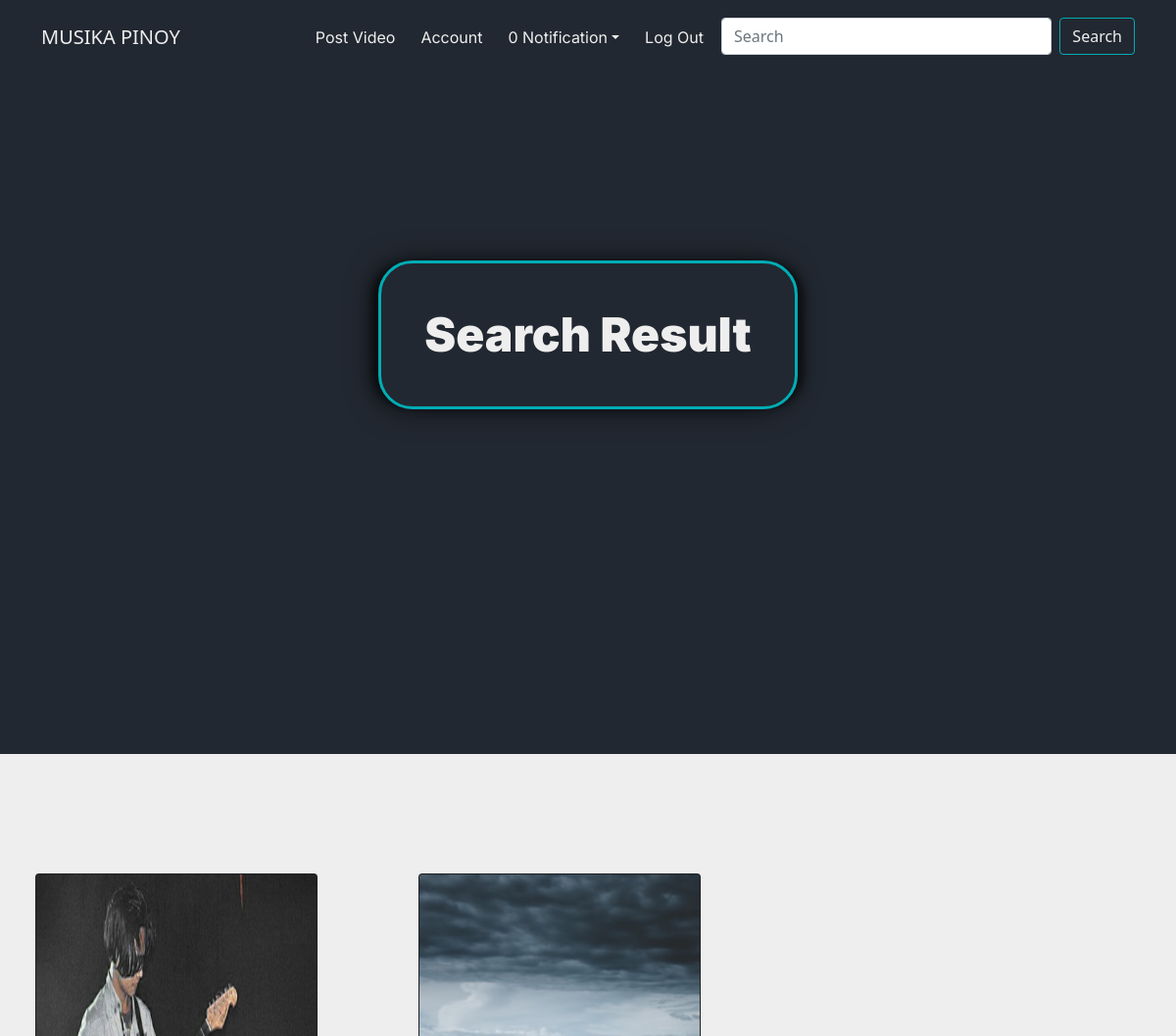
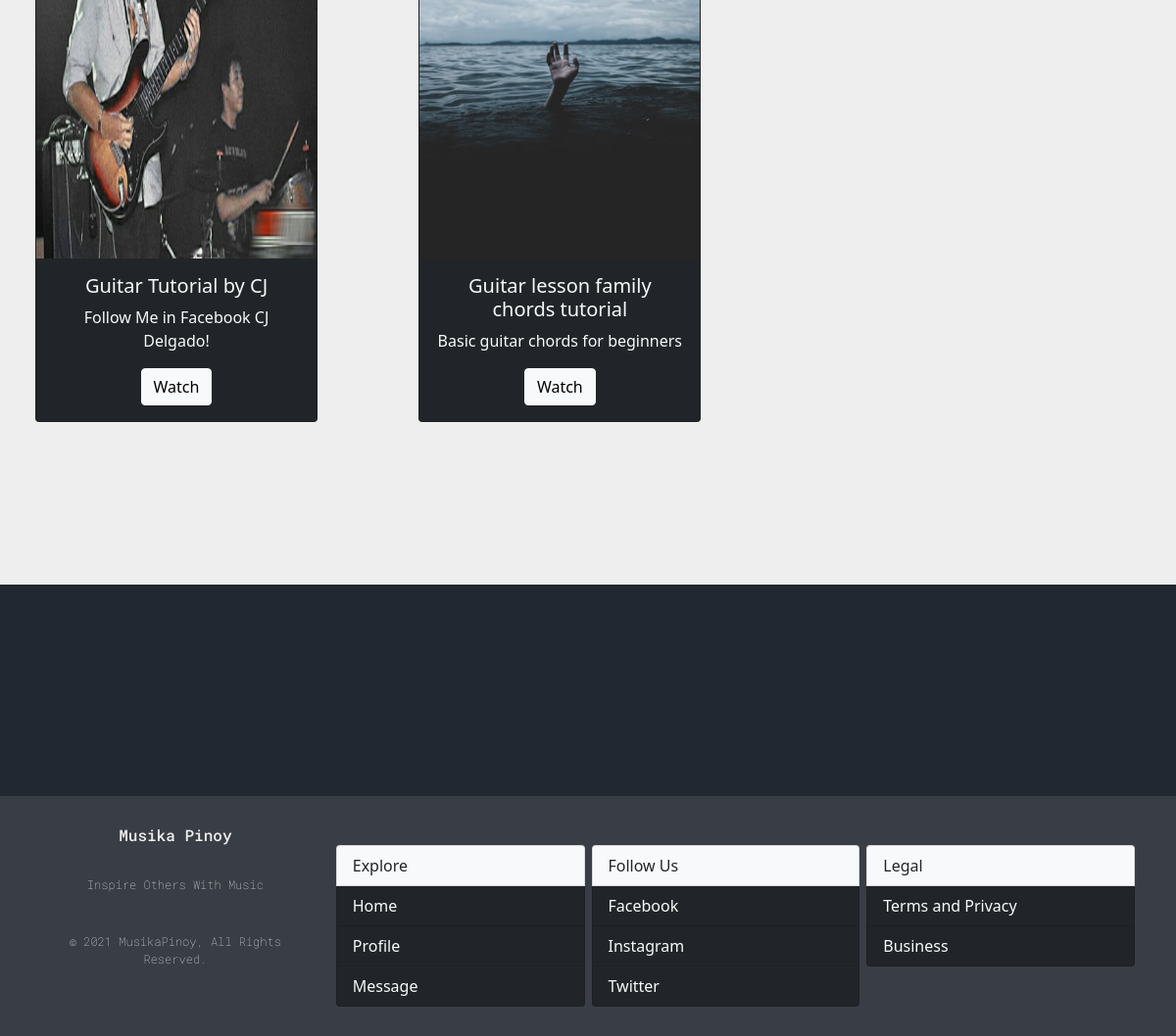
Page /newLayout/catUser.php?cat=Guitar (signed in) on the committed database (2 pictures, top to bottom).
### tables this page shows
CREATE TABLE `aposttbl` (
  `apost_id` int(11) NOT NULL,
  `postName` varchar(255) NOT NULL,
  `fileName` varchar(255) NOT NULL,
  `category` varchar(255) NOT NULL,
  `description` varchar(255) NOT NULL,
  `thumbnail` varchar(255) NOT NULL,
  `name` varchar(255) NOT NULL,
  `uid` varchar(255) NOT NULL,
  `likes` int(11) NOT NULL,
  `views` int(11) NOT NULL,
  `date_up` varchar(255) NOT NULL,
  `last_id` int(11) NOT NULL
);

### newLayout/class.php (called while the page is built, shortened)
<?php
class myMusic
{
public function get_user_data(){
  return $_SESSION['userdata'];
}
}
$music = new myMusic();
  ?>

### newLayout/catUser.php (the view, shortened to what this page needs)
<?php
include_once 'class.php';
$user = $music->get_user_data();
$id = $_GET['cat'];
$music->upload();
$music->clear_notif();
 ?>
<!doctype html>
<html lang="en">
  <head>
    <link href="https://cdn.jsdelivr.net/npm/bootstrap@5.0.0-beta1/dist/css/bootstrap.min.css" rel="stylesheet">
    <link rel="stylesheet" href="/css/css.css">
  </head>
  <body>
    <nav class="navbar navbar-expand-lg navbar-light nab" >
    <div class="container">
      <a class="navbar-brand" href="/userIndex.php" style="margin-top:10px;"> MUSIKA PINOY</a>
      <div class="collapse navbar-collapse" id="navbarNavDropdown">
        <ul class="navbar-nav ms-auto">
          <li class="nav-item">
            <label for="click" class="button nav-link nab-links">Post Video</label>
       </li>
          <li class="nav-item">
        <a href="/userEdit.php?id=<?php echo$user['id']; ?>" class=" nav-link nab-links">Account</a>
       </li>
       <li class= 'nav-item dropdown'>
        <a class='nav-link dropdown-toggle zz' href='#' id='navbarDropdown' role='button' data-bs-toggle='dropdown' aria-expanded='false'>
        </a>
      </li>
       <li class="nav-item">
    <a href="/logout.php" class=" nav-link nab-links" onclick="return confirm('Are you Sure You Want To Log Out?')">Log Out</a>
       </li>
          <li class="nav-item">
            <form class="d-flex" style="width: 422px;" action="searchUser.php" method="get">
              <input class="form-control me-2" type="search" placeholder="Search" aria-label="Search" style="margin-top:10px;" name="search">
              <button class="btn btn-outline-success" type="submit" style="margin-top:10px;">Search</button>
            </form>
          </li>
        </ul>
      </div>
    </div>
    </nav>
    <div class="container-fluid">
	<div class="row">
		<div class="col-md-12 header">
<div class="title">
  <h1>Search Result</h1>
</div>
      </div>
		</div>
	</div>
<section class="second-section">
  <div class="img-gallery" align='center'>
  <?php
  $id="%$id%";
  $connection = $music->openConnection();
  $stmt = $connection->prepare("SELECT * FROM aposttbl WHERE category  LIKE ?  ");
  $stmt->execute([$id]);
  $users = $stmt->fetchAll();
  $userCount = $stmt->rowCount();
  if ($userCount > 0)
  {
    foreach ($users as $user) {
      echo "  <div class='card text-light bg-dark' style='width: 18rem;'>
    <img src='/thumbnail/".$user['thumbnail']."' class='card-img-top' alt='...'>
    <div class='card-body'>
      <h5 class='card-title'>".$user['postName']."</h5>
      <p class='card-text'>".$user['description']."</p>
      <a href='/videoTemp.php?id=".$user['apost_id']."' class='btn btn-light'>Watch</a>
    </div>
  </div>"
      ;
    }
  }
  else
  {
    echo "<h1 style='color:black;'>The result is None</h1>";
  }
   ?>
</div>
</section>
<section class="third-section">
</section>
<section class="footer">
  <div class="container-fluid">
	<div class="row">
		<div class="col-md-12">
      <div class="grid-container">
        <div class="footer1">
                <h3>Musika Pinoy</h3><br>
                <p>Inspire Others With Music</p><br>
                <p>© <span id="date"></span> MusikaPinoy, All Rights Reserved.</p>
        </div>
        <div class="footer2">
          <div class="row">
    <div class="fots  ">
      <div class="list-group " id="list-tab" role="tablist">
              <a class="list-group-item list-group-item-action bg-light text-dark" href="#"  aria-controls="home">Explore</a>
        <a class="list-group-item list-group-item-action bg-dark text-light" href="#"  aria-controls="home">Home</a>
        <a class="list-group-item list-group-item-action bg-dark text-light"  href="/aboutUser.php"  aria-controls="profile">Profile</a>
        <a class="list-group-item list-group-item-action bg-dark text-light"  href="/contactUser.php"  aria-controls="messages">Message</a>
      </div>
    </div>
        </div>
      </div>
      <div class="footer3">
        <div class="row">
  <div class="fots ">
    <div class="list-group " id="list-tab" role="tablist">
            <a class="list-group-item list-group-item-action bg-light text-dark" href="#"  aria-controls="home">Follow Us</a>
      <a class="list-group-item list-group-item-action bg-dark text-light" href="https://www.facebook.com/sejhhamatzu"  aria-controls="home">Facebook</a>
      <a class="list-group-item list-group-item-action bg-dark text-light"  href="https://www.instagram.com/"  aria-controls="profile">Instagram</a>
      <a class="list-group-item list-group-item-action bg-dark text-light"  href="https://twitter.com/home"  aria-controls="messages">Twitter</a>
    </div>
  </div>
      </div>
      </div>
      <div class="footer4">
        <div class="row">
  <div class="fots  ">
    <div class="list-group " id="list-tab" role="tablist">
        <a class="list-group-item list-group-item-action bg-light text-dark" href="#"  aria-controls="home">Legal</a>
      <a class="list-group-item list-group-item-action bg-dark text-light" href="/home.php"  aria-controls="home">Terms and Privacy</a>
      <a class="list-group-item list-group-item-action bg-dark text-light"  href="/about.php"  aria-controls="profile">Business</a>
    </div>
  </div>
      </div>
      </div>
		</div>
	</div>
</div>
</section>
  </body>
</html>

### newLayout/css/css.css (style rules this page uses)
body { background-color:#eeeeee; }
.header { width: 100%; background-color: #222831; background-size: cover; height: 88vh; }
.navbar-light .navbar-brand { color: #eeeeee; font-weight: 400; }
.btn-outline-success { color: #eeeeee; border-color: #00adb5; }
.title { display: flex; justify-content: center; align-items: center; width: 100%; height:70vh; }
.title > h1 { font-family: 'Inter', sans-serif; color: #eeeeee; font-size: calc(20px + 1.5vw); font-size: 4vw; font-weight: 900; border: 3px solid #00adb5; padding: 44px; -webkit-border-radius: 35px; -moz-border-radius: 35px; border-radius: 35px; -webkit-box-shadow: -10px 0px 13px -7px #000000, 10px 0px 13px -7px #000000, -5px 1px 31px -3px rgba(0,0,0,0.66); box-shadow: -10px 0px 13px -7px #000000, 10px 0px 13px -7px #000000, -5px 1px 31px -3px rgba(0,0,0,0.66); }
html { overflow: scroll; overflow-x: hidden; }
.navbar-light .navbar-nav .nav-link { margin-right: 10px; margin-top: 10px; font-family: 'Inter', sans-serif; color: #eeeeee; }
.second-section { padding-top: 122px; padding-bottom: 166px; align-items: center; }
.third-section { padding-top: 10%; padding-bottom: 8%; background-color:#222831; }
.nab { z-index: 5; background-color: #222831; }
.footer { height: 50%; background-color: #393e46; padding: 30px; }
.grid-container { display: grid; grid-template-columns: 1fr 1fr 1fr 1fr; grid-template-rows: 1fr; gap: 7px 7px; grid-template-areas: ". . . ."; }
.footer1 h3 { text-align: center; color: #eeeeee; font-family: 'Roboto Mono', monospace; font-size: 1rem; }
.footer1 p { text-align: center; color: #eeeeee; font-family: 'Roboto Mono', monospace; font-weight: lighter; font-size: 12px; }
.footer2 { margin-left: 20px; padding-top: 20px; }
.footer3,.footer4 { padding-top: 20px; }
.fots { width: 100%; }

### newLayout/catUser.php (style rules this page uses)
.img-gallery { display: grid; grid-template-columns: repeat(auto-fill,minmax(300px,1fr)); grid-column-gap:10px; grid-row-gap:10px; margin-left: 3%; }
.img-gallery img { width: 100%; height: 82%; }

### rows in the picture
aposttbl: thumbnail (picture), postName "Guitar Tutorial by CJ", description "Follow Me in Facebook CJ Delgado!"
aposttbl: thumbnail (picture), postName "Guitar lesson family chords tutorial", description "Basic guitar chords for beginners"
